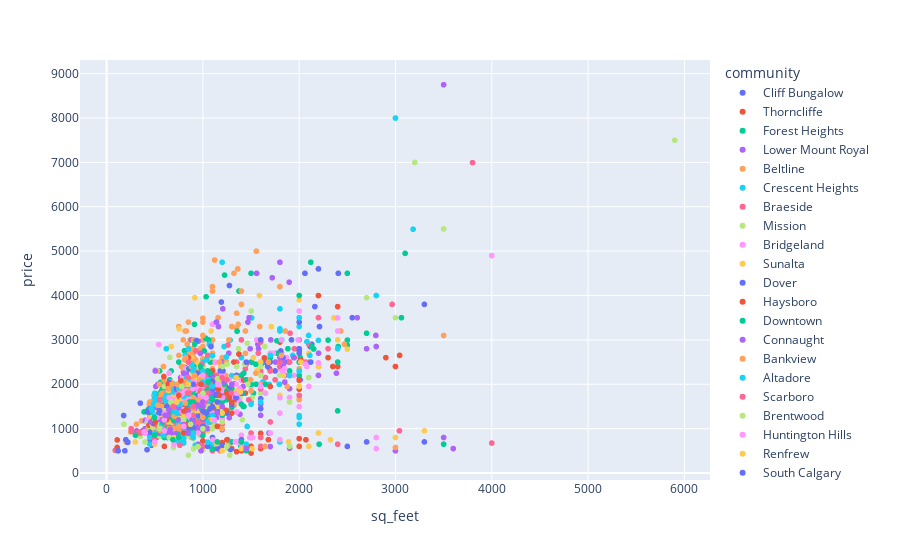

Write notebook code for a chart like this one.
### Code cell
import plotly.express as px
fig = px.scatter(df_total, x="sq_feet", y="price", color="community")
fig.show()
